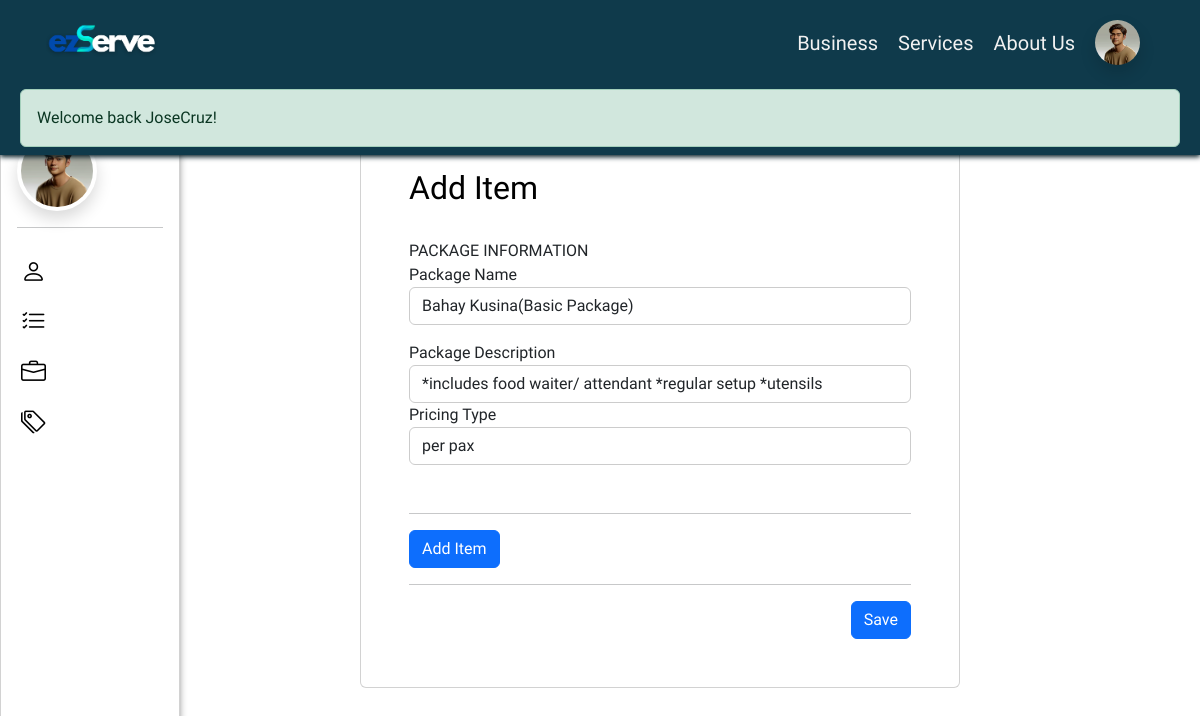
/?page=add_item&businessCode=24&branchCode=33&packCode=275 (signed in), run on the app's committed database.
### tables this page shows
CREATE TABLE `business_owner` (
  `ownerID` int(11) NOT NULL,
  `fname` varchar(50) NOT NULL,
  `lname` varchar(50) NOT NULL,
  `birthday` date NOT NULL,
  `email` varchar(50) NOT NULL,
  `verification_code` varchar(200) NOT NULL,
  `number` varchar(30) NOT NULL,
  `ownerAddress` varchar(255) NOT NULL,
  `username` varchar(100) NOT NULL,
  `password` varchar(100) NOT NULL,
  `repassword` varchar(100) NOT NULL,
  `usertype` varchar(50) NOT NULL,
  `profileImage` longblob NOT NULL,
  `status` tinyint(4) NOT NULL,
  `created` timestamp NOT NULL DEFAULT current_timestamp(),
  `updated` timestamp NOT NULL DEFAULT current_timestamp()
);

CREATE TABLE `package` (
  `packCode` int(11) NOT NULL,
  `branchCode` int(11) NOT NULL,
  `packName` varchar(50) NOT NULL,
  `packDesc` varchar(300) NOT NULL,
  `pricingType` varchar(50) NOT NULL,
  `amount` int(200) NOT NULL
);

### index.php (called while the page is built, shortened)
<?php
	require 'functions.php';
	require 'page.php';
?>

### app/functions/userFunction.php (called while the page is built, shortened)
<?php
function viewUser($userID) {
    global $DB;
    $usertype = $_SESSION[AUTH_TYPE];
    if ($usertype === 'client') {
        $query = $DB->prepare("SELECT * FROM client WHERE clientID = ?");
    } elseif ($usertype === 'business owner') {
        $query = $DB->prepare("SELECT * FROM business_owner WHERE ownerID = ?");
    } else {
        return null;
    }
    $query->bind_param("i", $userID);
    $query->execute();
    $result = $query->get_result();
    $user = $result->fetch_object();
    return $user;
}
?>

### elements/add-item-package.php (the view, shortened to what this page needs)
<?php
$packCode = isset($_GET['packCode']) ? $_GET['packCode'] : '';
global $DB;
$sql = "
    SELECT *
    FROM package p
    WHERE p.packCode = '$packCode'
";
$result = $DB->query($sql);
$row = $result->fetch_assoc();
?>
<div class="package-info" style="margin: 120px 0 0 30%">
    <div class="card p-5 bg-opacity-25 bg-white">
        <form action="?action=add_itemAction" method="post" enctype="multipart/form-data">
            <div class="form-group mb-5">
                <h2>Add Item</h2>
                <br>
                <label for="packageName">PACKAGE INFORMATION</label>
                <br>
                <label>Package Name</label>
                <input class="form-control mb-3" type="text" id="packageName" name="packageName[]" placeholder="Package Name" value="<?=$row['packName'] ?>" readonly>
                <label>Package Description</label>
                <input class="form-control" id="packageDescription" name="packageDescription[]" placeholder="Description" value="<?=$row['packDesc'] ?>" readonly>
                <label>Pricing Type</label>
                <input class="form-control" name ="pricingType" value="<?=$row['pricingType'] ?>" readonly>
            </div>
            <hr>
            <button type="button" class="add-item-btn btn btn-primary" onclick="cloneItemFields()">Add Item</button>
            <hr>
            <button type="submit" class="submit-btn btn btn-primary float-end">Save</button>
        </form>
    </div>
</div>

### elements/owner_header.php (shortened to what this page needs)
<?php if( ! defined( 'ACCESS' ) ) die( 'DIRECT ACCESS NOT ALLOWED' );
if (isset($_SESSION['userID'])) {
    $usertype = isset($_SESSION['usertype']) ? $_SESSION['usertype'] : '';
    if ($usertype === 'client') {
        $allowed_pages = array('services',
        'default',
        'about',
        'client_profile',
        'client_business_details',
        'client_package',
        'client_view_package',
        'checkout',
        'client_purchase',
        'voucher',
        'client_custom',
        'custom_checkout',
        'custom_voucher',
        'client-order-history'
    );
        $current_page = isset($_GET['page']) ? $_GET['page'] : 'default';
        if (!in_array($current_page, $allowed_pages)) {
            header('Location: ' . SITE_URL . '/?page=default');
            exit();
        }
    }
    else if ($usertype === 'business owner') {
        $current_page = isset($_GET['page']) ? $_GET['page'] : 'default';
    }
}
if (isset($_SESSION['userID'])) {
    $userData = viewUser($_SESSION['userID']);
    $profileImage = !empty($userData->profileImage) ? $userData->profileImage : '';
} else {
    $profileImage = '';
}
?>
<!DOCTYPE html>
<html lang="en">
<head>
    <link href="https://cdn.jsdelivr.net/npm/bootstrap@5.3.0/dist/css/bootstrap.min.css" rel="stylesheet">
    <link rel="stylesheet" href="https://cdn.jsdelivr.net/npm/bootstrap-icons@1.3.0/font/bootstrap-icons.css">
    <link href="./assets/view.css" rel="stylesheet">
  </head>
<body>
    <header class="header align-items-center justify-content-center fixed-top  " style="height: auto">
    <div class=" header-nav d-flex justify-content-between align-items-center" style="height: auto">
        <div class="title">
            <img class="logo col-sm-7" src="assets/images/has shadow.png">
        </div>
        <nav class="d-flex  align-items-center ">
        <ul class="burger-menu " id="burgerDropdown" >
    <li><a class="burger-item <?php echo ($current_page === 'owner_business') ? 'active' : ''; ?>" href="<?= SITE_URL ?>/?page=owner_business">Business</a></li>
    <li><a class="burger-item <?php echo ($current_page === 'services') ? 'active' : ''; ?>" href="<?= SITE_URL ?>/?page=services">Services</a></li>
    <li><a class="burger-item <?php echo ($current_page === 'about') ? 'active' : ''; ?>" href="<?= SITE_URL ?>/?page=about">About Us</a></li>
                <?php if (isset($_SESSION[AUTH_ID])) { ?>
            <li class="dropdown profile-drop" >
            <?php if (isset($_SESSION[AUTH_NAME])): ?>
                <a class="d-flex" href="#" id="navbarDropdown" role="button" data-bs-toggle="dropdown" aria-expanded="false">
                    <?php if (isset($_SESSION[AUTH_ID]) && !empty($profileImage)): ?>
                        <img class=" rounded-circle shadow " src="<?php echo $profileImage; ?>" alt="User's Picture" style="width: 45px; height: 45px;">
                    <?php else: ?>
                        <i class="bi bi-person-circle" style="font-size: 45px"></i>
                    <?php endif; ?>
                </a>
            <?php else: ?>
                <a class="d-flex" href="#" id="navbarDropdown" role="button" data-bs-toggle="dropdown" aria-expanded="false">
                    <i class="bi bi-person-fill"></i>
                </a>
            <?php endif; ?>
            </li>
        <?php } ?>
    </ul>
</nav>
    </div>
    <div class="message row m-0">
      <div class="col left-content">
     <?= show_message(); ?>
     </div>
</div>
</header>

### elements/owner-side-nav.php (shortened to what this page needs)
<?php
$userData = viewUser($_SESSION['userID']);
$profileImage = $userData->profileImage;
?>
<div class="side-nav card fixed-top rounded-4 bg-opacity-10 bg-white">
  <?php if (isset($_SESSION[AUTH_ID])) { ?>
    <?php if ($_SESSION[AUTH_TYPE] === 'business owner') { ?>
      <div class="d-flex mx-3 justify-content-start align-items-center">
    <?php if (!empty($profileImage)): ?>
        <img class="profileImg rounded-circle shadow p-1 bg-white" id="preview_profileImage" alt="Profile Image"
            src="<?php echo $profileImage; ?>" style="width:5rem; height: 5rem">
    <?php else: ?>
        <i class="bi bi-person-circle" style="font-size: 2rem"></i>
    <?php endif; ?>
</div>
    <?php } ?>
    <hr class="mx-3">
    <div>
      <div class="nav-item <?php echo ($_GET['page'] === 'owner_profile') ? 'active' : ''; ?>"><a href="<?php echo SITE_URL ?>/?page=owner_profile" class="py-2"><i class="bi bi-person"></i><span>My Profile</span></a></div>
      <div class="nav-item <?php echo ($_GET['page'] === 'owner-order-list') ? 'active' : ''; ?>"><a href="<?php echo SITE_URL ?>/?page=owner-order-list" class="py-2"><i class="bi bi-list-check"></i><span>Client Orders</span></a></div>
      <div class="nav-item <?php echo ($_GET['page'] === 'owner_business') ? 'active' : ''; ?>"><a href="<?php echo SITE_URL ?>/?page=owner_business" class="py-2"><i class="bi bi-briefcase"></i><span>My Business</span></a></div>
      <div class="nav-item <?php echo ($_GET['page'] === 'owner_voucher') ? 'active' : ''; ?>"><a href="<?php echo SITE_URL ?>/?page=owner_voucher" class="py-2"><i class="bi bi-tags"></i><span>My Vouchers</span></a></div>
    </div>
  <?php } ?>
</div>

### assets/view.css (style rules this page uses)
body { font-family: "Lexend exa", Arial; overflow-x: hidden; background-image: url(./images/bg-2.png); background-repeat:repeat-y; background-size: cover; }
.form-control { border: 1px solid #ccc; }
.message { z-index: 999; }
header { background-color: #0f3a4b; box-shadow: 0px 2px 5px #031b23; }
nav li { list-style: none; padding: 0px 10px; }
nav ul { margin-top: 20px; }
a { text-decoration: none; }
.details h1, h2 { color: black; }
.nav-item { margin: 10px 10px 0px 10px; }
.side-nav { position: fixed; top: 80px; bottom: 0; left: 0; padding: 50px 0 0; box-shadow: 2px 0 10px -5px #333; z-index: 600; width: 18em; }
.side-nav .nav-item { list-style: none; height: 40px; }
.side-nav .nav-item { padding: 0 10px 0 10px; }
.side-nav i { font-size: 25px; color: black; padding-right: 5px; }
.package-info { width: 50vw; height: 65vh; }

### elements/owner_header.php (style rules this page uses)
@media (max-width: 2000px) { .logo { width: 10rem; height: 5rem; margin-left: 20px; } }
@media (max-width: 2000px) { nav { margin: 0 50px; } }
@media (max-width: 2000px) { nav ul { display: flex; justify-content: space-between; align-items: center; } }
@media (max-width: 2000px) { .title { display:flex; flex-direction: row; align-items: center; justify-content: center; } }
@media (max-width: 2000px) { .burger-menu li a { color: #f1f1f1; text-decoration: none; font-size: 20px; } }
nav { display: flex; justify-content: start; }
nav ul { padding:0; }
.profile-drop { z-index: 1040!important; }

### elements/owner-side-nav.php (style rules this page uses)
@media (max-width: 1300px) { .side-nav i { font-size: 25px; } }
@media (max-width: 1300px) { .side-nav { width: 15vw; } }

### data on the page
business_owner: profileImage (picture)
package: packName "Bahay Kusina(Basic Package)", packDesc "*includes food waiter/ attendant *regular setup *utensils", pricingType "per pax"

### other printed values
$_SESSION[ 'MESSAGE' ] "Welcome back JoseCruz!"
